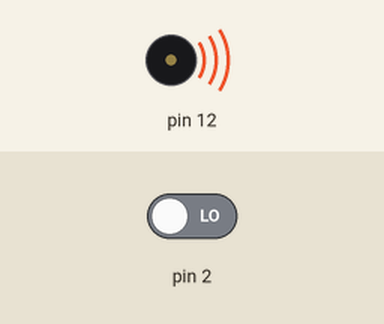
Bench run of a sketch on a simulated Arduino Uno, built with avr-gcc and run on an emulated ATmega328P. Parts: buzzer (waves = sounding). Inputs (shaded band) come from the test bench; at power-on: pin 2 LOW.

Above: at 0.1 s.
Timing chart, 0 to 1.6 s (numbered marks = the images above):
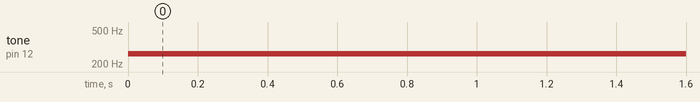

Measured:
- by itself, tone on pin 12: silent → 262 Hz at 0.00 s

The sketch:

pianinho.ino
```cpp
//define notas
int DO = 262;
int RE = 294;
int MI = 329;
//int FA = 349;
int SOL = 392;
int LA = 440;
//int SI = 494;

int notas[5] = {DO,RE,MI,SOL,LA};

void setup() {
  // put your setup code here, to run once:
  for(int i=2; i<7; i++){
    pinMode(i,INPUT);
  }
  Serial.begin(9600);
}

void loop() {
  // put your main code here, to run repeatedly:
  for(int i=2; i<7; i++){
    while(digitalRead(i) != HIGH){
      tone(12, notas[i-2]);
    }
    noTone(12);
  }

}
```
